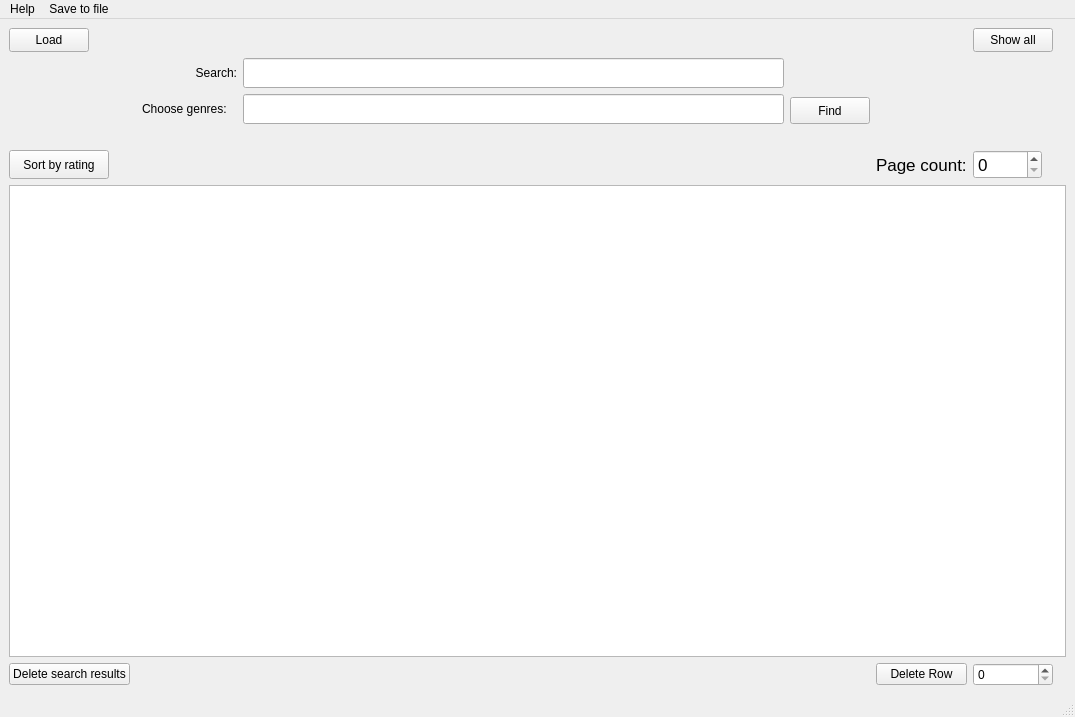
<?xml version="1.0" encoding="UTF-8"?>
<ui version="4.0">
 <class>MainWindow</class>
 <widget class="QMainWindow" name="MainWindow">
  <property name="geometry">
   <rect>
    <x>0</x>
    <y>0</y>
    <width>1075</width>
    <height>717</height>
   </rect>
  </property>
  <property name="windowTitle">
   <string>Anime Database</string>
  </property>
  <widget class="QWidget" name="centralwidget">
   <layout class="QGridLayout" name="gridLayout">
    <item row="5" column="8">
     <widget class="QPushButton" name="findButton">
      <property name="enabled">
       <bool>true</bool>
      </property>
      <property name="sizePolicy">
       <sizepolicy hsizetype="Expanding" vsizetype="Expanding">
        <horstretch>0</horstretch>
        <verstretch>0</verstretch>
       </sizepolicy>
      </property>
      <property name="minimumSize">
       <size>
        <width>80</width>
        <height>27</height>
       </size>
      </property>
      <property name="maximumSize">
       <size>
        <width>80</width>
        <height>24</height>
       </size>
      </property>
      <property name="text">
       <string>Find</string>
      </property>
     </widget>
    </item>
    <item row="19" column="0">
     <widget class="QPushButton" name="clearButton">
      <property name="text">
       <string>Delete search results</string>
      </property>
     </widget>
    </item>
    <item row="3" column="3" colspan="5">
     <widget class="QLineEdit" name="searchBar">
      <property name="sizePolicy">
       <sizepolicy hsizetype="Expanding" vsizetype="Expanding">
        <horstretch>0</horstretch>
        <verstretch>0</verstretch>
       </sizepolicy>
      </property>
      <property name="minimumSize">
       <size>
        <width>500</width>
        <height>0</height>
       </size>
      </property>
      <property name="maximumSize">
       <size>
        <width>16777215</width>
        <height>30</height>
       </size>
      </property>
     </widget>
    </item>
    <item row="19" column="10">
     <widget class="QSpinBox" name="deleteIdx">
      <property name="minimumSize">
       <size>
        <width>69</width>
        <height>0</height>
       </size>
      </property>
      <property name="minimum">
       <number>0</number>
      </property>
     </widget>
    </item>
    <item row="11" column="10" colspan="2">
     <widget class="QSpinBox" name="spinBox">
      <property name="sizePolicy">
       <sizepolicy hsizetype="Maximum" vsizetype="Maximum">
        <horstretch>0</horstretch>
        <verstretch>0</verstretch>
       </sizepolicy>
      </property>
      <property name="minimumSize">
       <size>
        <width>69</width>
        <height>0</height>
       </size>
      </property>
      <property name="maximumSize">
       <size>
        <width>69</width>
        <height>45</height>
       </size>
      </property>
      <property name="font">
       <font>
        <pointsize>13</pointsize>
       </font>
      </property>
     </widget>
    </item>
    <item row="6" column="5">
     <spacer name="horizontalSpacer">
      <property name="orientation">
       <enum>Qt::Horizontal</enum>
      </property>
      <property name="sizeHint" stdset="0">
       <size>
        <width>40</width>
        <height>20</height>
       </size>
      </property>
     </spacer>
    </item>
    <item row="0" column="0">
     <widget class="QPushButton" name="loadButton">
      <property name="maximumSize">
       <size>
        <width>80</width>
        <height>27</height>
       </size>
      </property>
      <property name="text">
       <string>Load</string>
      </property>
     </widget>
    </item>
    <item row="0" column="5">
     <spacer name="horizontalSpacer_2">
      <property name="orientation">
       <enum>Qt::Horizontal</enum>
      </property>
      <property name="sizeHint" stdset="0">
       <size>
        <width>40</width>
        <height>20</height>
       </size>
      </property>
     </spacer>
    </item>
    <item row="0" column="11">
     <widget class="QLabel" name="count">
      <property name="text">
       <string/>
      </property>
     </widget>
    </item>
    <item row="5" column="3" colspan="5">
     <widget class="QLineEdit" name="lineEdit">
      <property name="minimumSize">
       <size>
        <width>0</width>
        <height>30</height>
       </size>
      </property>
     </widget>
    </item>
    <item row="5" column="2">
     <widget class="QLabel" name="label_3">
      <property name="sizePolicy">
       <sizepolicy hsizetype="Fixed" vsizetype="Fixed">
        <horstretch>0</horstretch>
        <verstretch>0</verstretch>
       </sizepolicy>
      </property>
      <property name="minimumSize">
       <size>
        <width>95</width>
        <height>20</height>
       </size>
      </property>
      <property name="maximumSize">
       <size>
        <width>100</width>
        <height>20</height>
       </size>
      </property>
      <property name="text">
       <string>Choose genres:</string>
      </property>
     </widget>
    </item>
    <item row="0" column="10">
     <widget class="QPushButton" name="showAllButton">
      <property name="sizePolicy">
       <sizepolicy hsizetype="Fixed" vsizetype="Fixed">
        <horstretch>0</horstretch>
        <verstretch>0</verstretch>
       </sizepolicy>
      </property>
      <property name="minimumSize">
       <size>
        <width>80</width>
        <height>24</height>
       </size>
      </property>
      <property name="maximumSize">
       <size>
        <width>80</width>
        <height>27</height>
       </size>
      </property>
      <property name="text">
       <string>Show all</string>
      </property>
     </widget>
    </item>
    <item row="11" column="9">
     <widget class="QLabel" name="label_7">
      <property name="font">
       <font>
        <pointsize>13</pointsize>
       </font>
      </property>
      <property name="text">
       <string>Page count:</string>
      </property>
     </widget>
    </item>
    <item row="18" column="0" colspan="12">
     <widget class="QTableView" name="tableView">
      <property name="maximumSize">
       <size>
        <width>16777215</width>
        <height>16777215</height>
       </size>
      </property>
      <property name="showGrid">
       <bool>true</bool>
      </property>
     </widget>
    </item>
    <item row="3" column="2">
     <widget class="QLabel" name="label">
      <property name="sizePolicy">
       <sizepolicy hsizetype="Fixed" vsizetype="Fixed">
        <horstretch>0</horstretch>
        <verstretch>0</verstretch>
       </sizepolicy>
      </property>
      <property name="minimumSize">
       <size>
        <width>95</width>
        <height>20</height>
       </size>
      </property>
      <property name="maximumSize">
       <size>
        <width>16777215</width>
        <height>20</height>
       </size>
      </property>
      <property name="text">
       <string>Search:</string>
      </property>
      <property name="alignment">
       <set>Qt::AlignRight|Qt::AlignTrailing|Qt::AlignVCenter</set>
      </property>
     </widget>
    </item>
    <item row="19" column="9">
     <widget class="QPushButton" name="deleteRowButton">
      <property name="text">
       <string>Delete Row</string>
      </property>
     </widget>
    </item>
    <item row="11" column="0">
     <widget class="QPushButton" name="sortButton">
      <property name="sizePolicy">
       <sizepolicy hsizetype="Maximum" vsizetype="Maximum">
        <horstretch>0</horstretch>
        <verstretch>0</verstretch>
       </sizepolicy>
      </property>
      <property name="maximumSize">
       <size>
        <width>100</width>
        <height>30</height>
       </size>
      </property>
      <property name="text">
       <string>Sort by rating</string>
      </property>
     </widget>
    </item>
   </layout>
  </widget>
  <widget class="QStatusBar" name="statusbar"/>
  <widget class="QMenuBar" name="menuBar">
   <property name="geometry">
    <rect>
     <x>0</x>
     <y>0</y>
     <width>1075</width>
     <height>21</height>
    </rect>
   </property>
   <widget class="QMenu" name="menuHelp">
    <property name="title">
     <string>Help</string>
    </property>
    <addaction name="action_about"/>
   </widget>
   <widget class="QMenu" name="menuSave">
    <property name="title">
     <string>Save to file</string>
    </property>
    <addaction name="actionSave"/>
    <addaction name="actionAll"/>
   </widget>
   <addaction name="menuHelp"/>
   <addaction name="menuSave"/>
  </widget>
  <action name="action_about">
   <property name="text">
    <string>about</string>
   </property>
  </action>
  <action name="actionSave">
   <property name="text">
    <string>Current table</string>
   </property>
  </action>
  <action name="actionAll">
   <property name="text">
    <string>All</string>
   </property>
  </action>
 </widget>
 <resources/>
 <connections/>
</ui>
